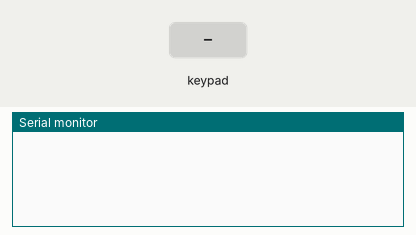
A program run on a simulated Adafruit Feather M0. Shown: the last lines printed to the serial monitor. The inputs (shaded band) are chosen by the test bench.

Above: at 1.2 s.
1.3 s: key 'A' pressed
At 2.5 s:
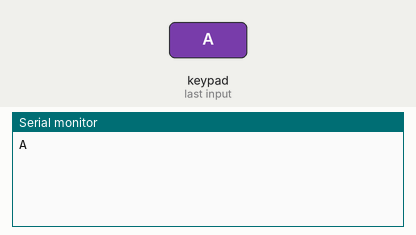
2.8 s: key 'C' pressed
At 3.9 s:
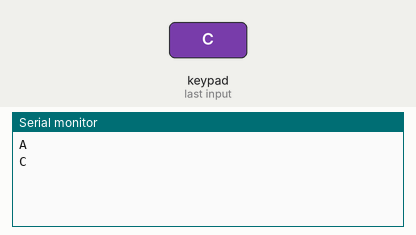
4.3 s: key 'B' pressed
At 5.0 s:
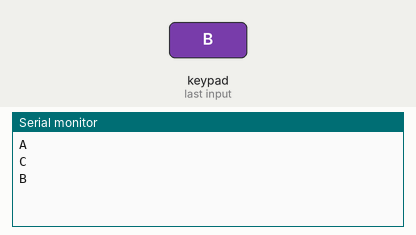
5.8 s: key 'D' pressed
At 6.1 s:
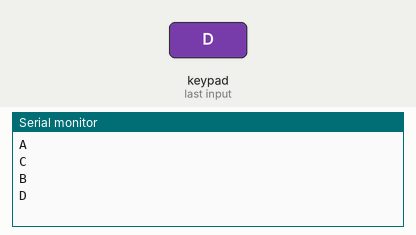

The program:

main.cpp
```cpp
#include <Arduino.h>
#include <Keypad.h>
#include "expression.h"

const byte ROWS = 2;
const byte COLS = 2;
char keys[ROWS][COLS] = {
    {'A', 'C'},
    {'B', 'D'},
};
byte rowPins[ROWS] = {6, 5};
byte colPins[COLS] = {10, 9};

unsigned long loopCount;
unsigned long startTime;
String msg;

Keypad keypad = Keypad(makeKeymap(keys), rowPins, colPins, ROWS, COLS);

void setup()
{
  Serial.begin(9600);
  loopCount = 0;
  startTime = millis();
  msg = "";
}

void loop()
{
  loopCount++;
  if ((millis() - startTime) > 5000)
  {
    startTime = millis();
    loopCount = 0;
  }

  if (keypad.getKeys())
  {
    for (int i = 0; i < LIST_MAX; i++) // Scan the whole key list.
    {
      if (keypad.key[i].stateChanged) // Only find keys that have changed state.
      {
        switch (keypad.key[i].kstate)
        {
        case PRESSED:
          Serial.println(keypad.key[i].kchar);
          break;
        case HOLD:
          msg = " HOLD.";
          break;
        case RELEASED:
          msg = " RELEASED.";
          break;
        case IDLE:
          msg = " IDLE.";
        }

        // Serial.print(keypad.key[i].kchar);
        // Serial.println(msg);
      }
    }
  }
}

// #include <FastLED.h>

// // How many leds in your strip?
// #define SIDE_LEN 16
// #define NUM_LEDS (SIDE_LEN * SIDE_LEN)

// #define DATA_PIN 6
// // #define CLOCK_PIN 13

// // Define the array of leds
// CRGB leds[NUM_LEDS];

// void setup()
// {
//   FastLED.addLeds<NEOPIXEL, DATA_PIN>(leds, NUM_LEDS);
//   FastLED.setMaxPowerInVoltsAndMilliamps(5, 2000);
// }

// int pixelAt(int x, int y)
// {
//   y += 3;
//   x += 3;
//   if (y % 2 == 1)
//   {
//     return y * SIDE_LEN + (SIDE_LEN - 1 - x);
//   }
//   return y * SIDE_LEN + x;
// }

// int prevX = -1;
// int prevY = -1;

// void loop()
// {
//   FastLED.clear();

//   // Draw the letter A
//   leds[pixelAt(0, 0)] = 0x111111;
//   leds[pixelAt(0, 1)] = 0x111111;
//   leds[pixelAt(0, 2)] = 0x111111;
//   leds[pixelAt(0, 3)] = 0x111111;
//   leds[pixelAt(0, 4)] = 0x111111;
//   leds[pixelAt(0, 5)] = 0x111111;
//   leds[pixelAt(1, 6)] = 0x111111;
//   leds[pixelAt(2, 6)] = 0x111111;
//   leds[pixelAt(3, 5)] = 0x111111;
//   leds[pixelAt(3, 4)] = 0x111111;
//   leds[pixelAt(3, 3)] = 0x111111;
//   leds[pixelAt(3, 2)] = 0x111111;
//   leds[pixelAt(3, 1)] = 0x111111;
//   leds[pixelAt(3, 0)] = 0x111111;
//   leds[pixelAt(1, 3)] = 0x111111;
//   leds[pixelAt(2, 3)] = 0x111111;

//   leds->maximizeBrightness(10);

//   FastLED.show();
//   while (true)
//   {
//     delay(1000);
//   }
// }
```

Measured:
- after the input at 1.3 s, the serial monitor: prints a new line at once (image 1)
- after the input at 2.8 s, the serial monitor: prints a new line at once (image 2)
- after the input at 4.3 s, the serial monitor: prints a new line at once (image 3)
- after the input at 5.8 s, the serial monitor: prints a new line at once (image 4)
